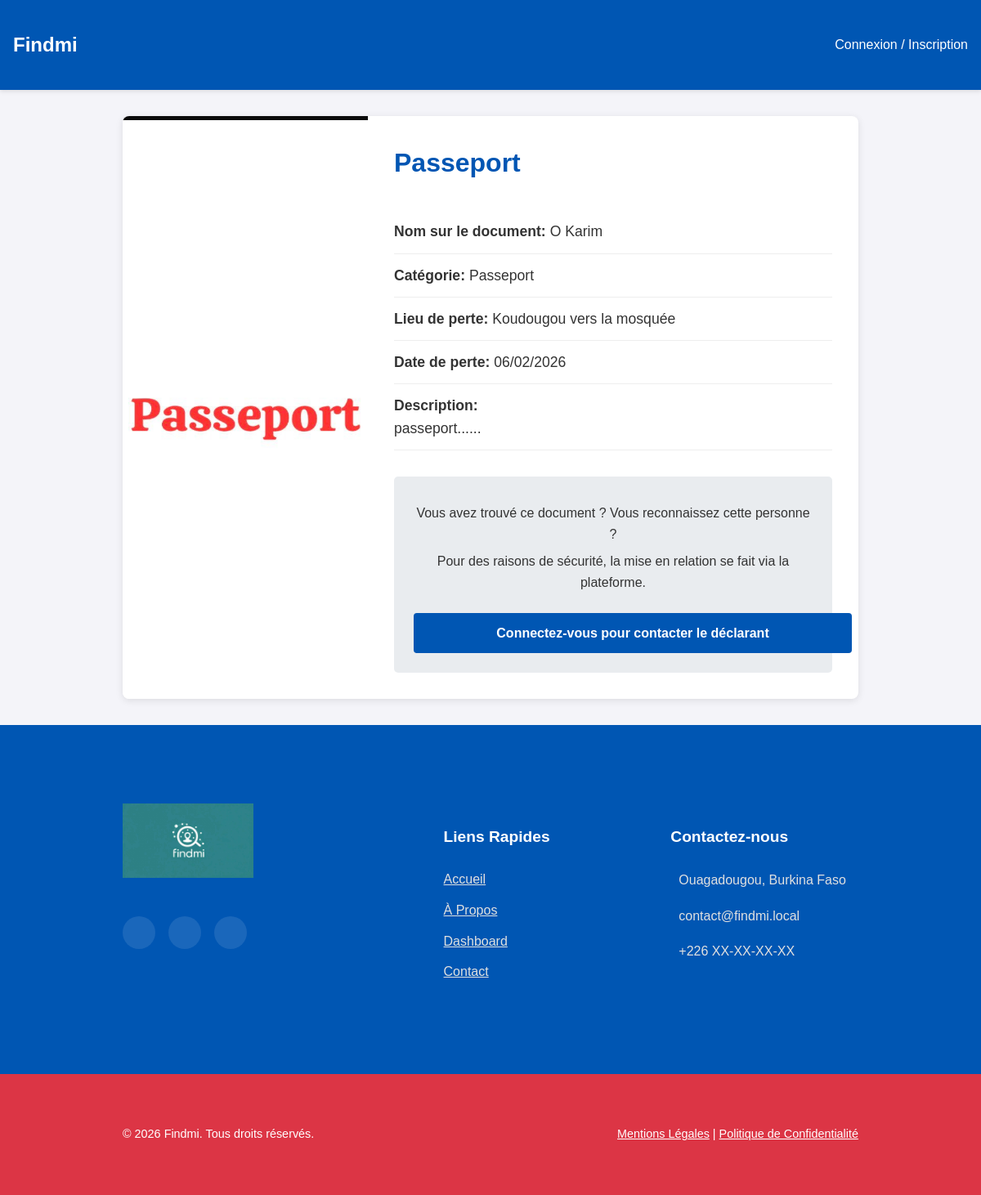
Page /annonce_detail.php?id=17 on the committed database.
### tables this page shows
CREATE TABLE IF NOT EXISTS `annonces` (
  `id_annonce` int NOT NULL AUTO_INCREMENT,
  `titre` varchar(255) NOT NULL,
  `description` text,
  `type_annonce` enum('perdu','trouve') NOT NULL,
  `statut_annonce` enum('en_attente_validation','publiee','rejetee','retrouve','supprimee') NOT NULL DEFAULT 'en_attente_validation',
  `motif_rejet` text,
  `date_perte_trouve` date NOT NULL,
  `lieu_perte_trouve` varchar(255) NOT NULL,
  `nom_sur_document` varchar(150) DEFAULT NULL,
  `photo_url` varchar(255) DEFAULT NULL,
  `date_creation` datetime NOT NULL DEFAULT CURRENT_TIMESTAMP,
  `date_validation` datetime DEFAULT NULL,
  `id_utilisateur` int NOT NULL,
  `id_categorie` int NOT NULL,
  `id_validateur` int DEFAULT NULL,
  PRIMARY KEY (`id_annonce`),
  KEY `id_utilisateur` (`id_utilisateur`),
  KEY `id_categorie` (`id_categorie`)
);

CREATE TABLE IF NOT EXISTS `categories` (
  `id_categorie` int NOT NULL AUTO_INCREMENT,
  `nom_categorie` varchar(100) NOT NULL,
  PRIMARY KEY (`id_categorie`),
  UNIQUE KEY `nom_categorie` (`nom_categorie`)
);

### annonce_detail.php (the view, shortened to what this page needs)
<?php
require_once 'core/db_connect.php';
$id_annonce = $_GET['id'];
$stmt = $pdo->prepare("
    SELECT a.*, c.nom_categorie
    FROM annonces a
    JOIN categories c ON a.id_categorie = c.id_categorie
    WHERE a.id_annonce = ? AND a.statut_annonce = 'publiee'
");
$stmt->execute([$id_annonce]);
$annonce = $stmt->fetch();
?>
<!DOCTYPE html>
<html lang="fr">
<head>
    <link rel="stylesheet" href="css/style.css">
</head>
<body>
    <nav class="navbar">
        <h1><a href="index.php"><?= htmlspecialchars(SITE_NAME ?? 'Findmi') ?></a></h1>
        <div>
            <?php if (isset($_SESSION['id_utilisateur'])): ?>
                <a href="dashboard.php">Mon tableau de bord</a>
                <a href="logout.php" style="margin-left: 15px;">Déconnexion</a>
            <?php else: ?>
                <a href="connexion.php">Connexion / Inscription</a>
            <?php endif; ?>
        </div>
    </nav>
    <div class="container">
        <div class="annonce-detail-card">
            <div class="annonce-detail-photo">
                <img src="<?= htmlspecialchars($annonce['photo_url']) ?>" alt="Photo de l'annonce">
            </div>
            <div class="annonce-detail-content">
                <h1><?= htmlspecialchars($annonce['titre']) ?></h1>
                <ul>
                    <li><strong>Nom sur le document:</strong> <?= htmlspecialchars($annonce['nom_sur_document']) ?></li>
                    <li><strong>Catégorie:</strong> <?= htmlspecialchars($annonce['nom_categorie']) ?></li>
                    <li><strong>Lieu de perte:</strong> <?= htmlspecialchars($annonce['lieu_perte_trouve']) ?></li>
                    <li><strong>Date de perte:</strong> <?= date('d/m/Y', strtotime($annonce['date_perte_trouve'])) ?></li>
                    <?php if (!empty($annonce['description'])): ?>
                        <li><strong>Description:</strong><br><?= nl2br(htmlspecialchars($annonce['description'])) ?></li>
                    <?php endif; ?>
                </ul>
                <div class="contact-info">
                    <p>Vous avez trouvé ce document ? Vous reconnaissez cette personne ?</p>
                    <p>Pour des raisons de sécurité, la mise en relation se fait via la plateforme.</p>
                    <?php if (isset($_SESSION['id_utilisateur'])): ?>
                        <a href="messagerie.php?id_annonce=<?= htmlspecialchars($id_annonce) ?>" class="btn">Contacter le déclarant</a>
                    <?php else: ?>
                        <a href="connexion.php" class="btn">Connectez-vous pour contacter le déclarant</a>
                    <?php endif; ?>
                </div>
            </div>
        </div>
    </div>
    <?php include 'footer.php'; ?>
</body>
</html>

### css/style.css (style rules this page uses)
:root { --primary-color: #0056b3; --secondary-color: #007bff; --accent-color: #ffc107; --danger-color: #dc3545; --text-color: #333; --bg-color: #f8f9fa; --white-color: #fff; --shadow: 0 4px 15px rgba(0, 0, 0, 0.08); --shadow-hover: 0 10px 25px rgba(0, 0, 0, 0.12); }
body { font-family: 'Poppins', sans-serif; margin: 0; padding: 0; background-color: var(--bg-color); color: var(--text-color); line-height: 1.6; }
.navbar { background-color: var(--white-color); box-shadow: 0 2px 5px rgba(0, 0, 0, 0.1); padding: 1rem 0; position: sticky; top: 0; z-index: 1000; }
.btn { display: inline-block; width: 100%; padding: 12px; background-color: #0056b3; color: white; border: none; border-radius: 4px; cursor: pointer; font-size: 16px; font-weight: bold; text-align: center; text-decoration: none; transition: background-color 0.3s ease; }
a.btn { display: inline-block; padding: 12px 24px; text-decoration: none; color: white; background-color: #0056b3; border-radius: 4px; font-weight: bold; font-size: 16px; cursor: pointer; transition: background-color 0.3s ease; }

### annonce_detail.php (style rules this page uses)
body { display: block; background-color: #f4f4f9; }
.navbar { background-color: #0056b3; padding: 1rem; color: white; display:flex; justify-content: space-between; align-items: center; }
.navbar a { color: white; text-decoration: none; }
.container { max-width: 900px; margin: 2rem auto; }
.annonce-detail-card { background: #fff; border-radius: 8px; box-shadow: 0 2px 10px rgba(0,0,0,0.1); display: grid; grid-template-columns: 1fr 2fr; overflow: hidden; }
.annonce-detail-photo { padding: 0; margin: 0; }
.annonce-detail-photo img { width: 100%; height: 100%; object-fit: cover; }
.annonce-detail-content { padding: 2rem; }
.annonce-detail-content h1 { color: #0056b3; margin-top: 0; }
.annonce-detail-content ul { list-style: none; padding: 0; margin: 2rem 0; }
.annonce-detail-content ul li { padding: 0.75rem 0; border-bottom: 1px solid #eee; font-size: 1.1rem; }
.contact-info { background: #e9ecef; padding: 1.5rem; border-radius: 5px; text-align: center; }
.contact-info p { margin: 0.5rem 0; }
.contact-info .btn { margin-top: 1rem; }

### rows in the picture
annonces: photo_url (picture), titre "Passeport", nom_sur_document "O Karim", id_categorie.nom_categorie "Passeport", lieu_perte_trouve "Koudougou vers la mosquée", date_perte_trouve "06/02/2026", description "passeport......"

### other values in the picture
SITE_NAME "Findmi"
SITE_EMAIL "contact@findmi.local"
